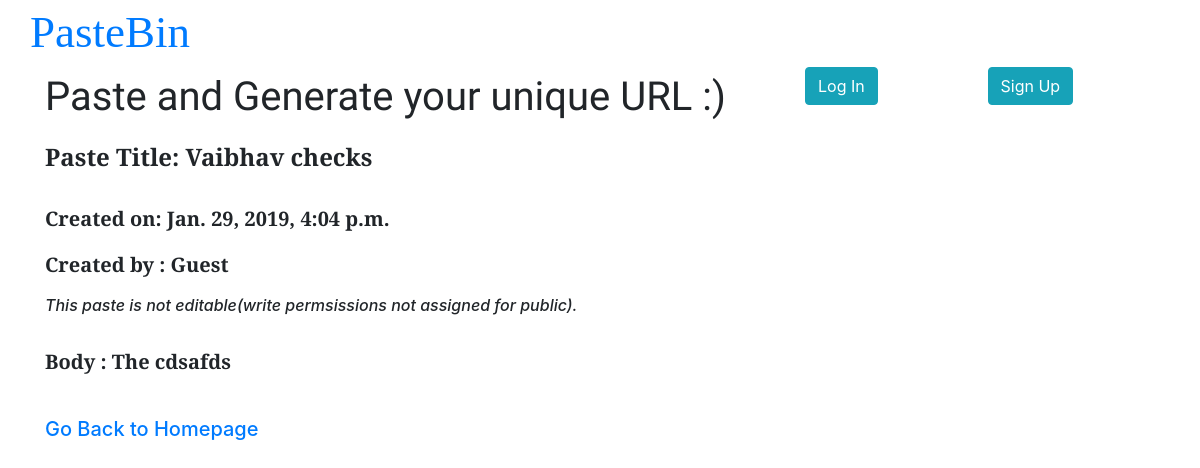
The page /posts/vaibhav-checks/ on the database its author committed.
### posts/models.py (models this page shows, shortened)
class Content(models.Model):
    title = models.CharField(max_length=100)
    slug = models.SlugField()
    body = models.TextField()
    date = models.DateTimeField(auto_now_add=True)
    user = models.ForeignKey(User, default=None, blank=True, null=True, on_delete=models.CASCADE)
    editable = models.BooleanField(default=False)

### posts/views.py (the view)
# urls.py: url(r'^(?P<url>[\w-]+)/$', views.paste_disp, name="disp"),
def paste_disp(request, url):
    paste = Content.objects.get(slug=url)
    if paste.editable==True:
        return redirect('posts:edit', id=paste.id)
    return render(request, 'posts/post_disp.html', {'paste':paste})

### posts/templates/posts/post_disp.html
{% extends 'base.html' %}
{% block one %}
    <h1 class="login">Paste Title: {{ paste.title }}</h1>
    <br>
    <p class="text">Created on: {{ paste.date }}</p>
    {% if paste.user %}
        <p class="text">Created by: {{ paste.user }}</p>
    {% else %}
    <p class="text">Created by : Guest</p>
    {% endif %}
    <h6><em>This paste is not editable(write permsissions not assigned for public).{% if paste.user %} If you have created this paste then <a href="{% url 'accounts:login' %}">login</a> to edit it.{% endif %}</em></h6><br>
   <p class="text">Body : {{ paste.body }}</p>
   <br>
    {% if user.is_authenticated %}
        <a href="{% url 'posts:post_login_create' %}"><h5>Go Back to Homepage</h5></a>
    {% else %}
        <a href="{% url 'posts:post_create' %}"><h5>Go Back to Homepage</h5></a>
    {% endif %}
{% endblock %}

### s_assets/styles.css (style rules this page uses)
.text { font-family: 'Arvo', serif; font-size: 20px; font-weight: 700; }
.login { font-family: 'Arvo', serif; font-size: 24px; font-weight: 700; }

### rows shown on the page
Content: title "Vaibhav checks", date "Jan. 29, 2019, 4:04 p.m.", body "The cdsafds"
